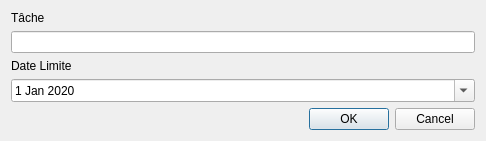
<?xml version="1.0" encoding="UTF-8"?>
<ui version="4.0">
 <class>RDVTodo</class>
 <widget class="QDialog" name="RDVTodo">
  <property name="geometry">
   <rect>
    <x>0</x>
    <y>0</y>
    <width>486</width>
    <height>131</height>
   </rect>
  </property>
  <property name="windowTitle">
   <string>Nouvelle tâche</string>
  </property>
  <property name="accessibleName">
   <string>RDV à prendre</string>
  </property>
  <layout class="QVBoxLayout" name="verticalLayout">
   <item>
    <widget class="QLabel" name="NomduRDV">
     <property name="text">
      <string>Tâche</string>
     </property>
    </widget>
   </item>
   <item>
    <widget class="QLineEdit" name="NomRDVal"/>
   </item>
   <item>
    <widget class="QLabel" name="DateLimite">
     <property name="text">
      <string>Date Limite</string>
     </property>
    </widget>
   </item>
   <item>
    <widget class="QDateEdit" name="dateLimitEditRDV">
     <property name="dateTime">
      <datetime>
       <hour>0</hour>
       <minute>0</minute>
       <second>0</second>
       <year>2020</year>
       <month>1</month>
       <day>1</day>
      </datetime>
     </property>
     <property name="calendarPopup">
      <bool>true</bool>
     </property>
    </widget>
   </item>
   <item>
    <widget class="QDialogButtonBox" name="validateRDVtodo">
     <property name="orientation">
      <enum>Qt::Horizontal</enum>
     </property>
     <property name="standardButtons">
      <set>QDialogButtonBox::Cancel|QDialogButtonBox::Ok</set>
     </property>
    </widget>
   </item>
  </layout>
 </widget>
 <resources/>
 <connections>
  <connection>
   <sender>validateRDVtodo</sender>
   <signal>accepted()</signal>
   <receiver>RDVTodo</receiver>
   <slot>accept()</slot>
   <hints>
    <hint type="sourcelabel">
     <x>248</x>
     <y>254</y>
    </hint>
    <hint type="destinationlabel">
     <x>157</x>
     <y>274</y>
    </hint>
   </hints>
  </connection>
  <connection>
   <sender>validateRDVtodo</sender>
   <signal>rejected()</signal>
   <receiver>RDVTodo</receiver>
   <slot>reject()</slot>
   <hints>
    <hint type="sourcelabel">
     <x>316</x>
     <y>260</y>
    </hint>
    <hint type="destinationlabel">
     <x>286</x>
     <y>274</y>
    </hint>
   </hints>
  </connection>
 </connections>
</ui>
